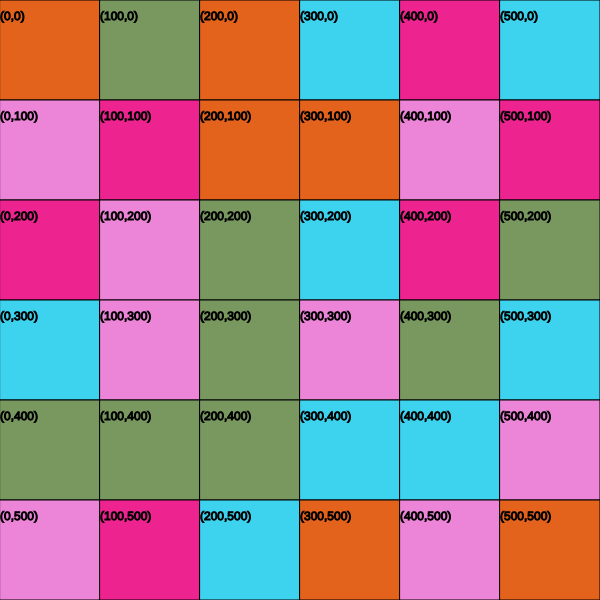
Frame 1 (no input)
Frame 60 (no input): identical to frame 1, image omitted
Frame 120 (the mouse pressed at the canvas centre since frame 60): identical to frame 1, image omitted

The p5.js sketch that drew this single still picture (run headless with seeded random() and noise() and a simulated clock; from frame 60 on, the mouse is pressed at the canvas centre):

// p5.js sketch
// ── sketch.js

// create an array to hold our colors
let palette = [];

function setup() {

    // change the seed number to get a different palette
    randomSeed( 6 );

    // add 5 random colors to or palette array
    for ( let i = 0; i < 5; i++ ) {

        // get a random color
        let col = color( random( 255), random( 255), random( 255) );

        // add it to the palette
        palette[i] = col;
        
    }

    // print out our palette array
    console.log( palette );

    createCanvas( 600, 600 );
    background( 255, 255, 200 );

    let spacing = width / 6;

    for ( let i = 0; i < width; i = i + spacing ) {

        for ( let j = 0; j < height; j = j + spacing ) {

            // we will set the color of each square/area
            // pass in an array to random and
            // get a random index from the array yay!
            let myColor = random( palette );
            stroke( 0 );
            fill( myColor );

            // draw a rectangle at ( i, j )
            rect( i, j, spacing, spacing );

            // creating a string that shows the (i, j) values
            let tex = '(' + i + ',' + j + ')';

            // draw it
            fill(0);
            text( tex, i, j+ 20 );

        }

    }


}

function draw() {

}
